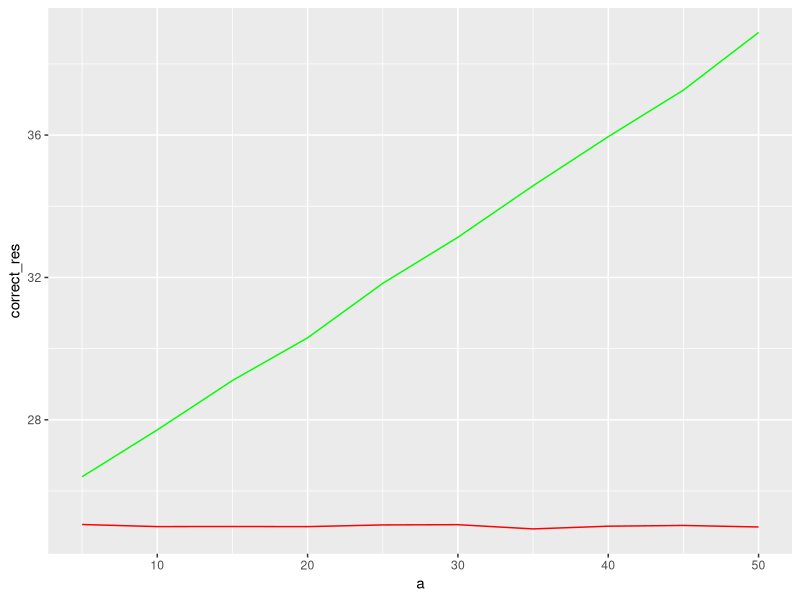

Reproduce this figure in R.

set.seed(123)
library(ggplot2)

# Setting simulations

correct<-c(rep(0),100)
estimated<-c(rep(0),100)
for (i in 1:100) {
  n<-10000
  x_p<-rbinom(n,1,.4)
  x_m<-rnorm(n, 27+5*x_p, 4)
  y <-rnorm(n, 3000+5*x_m+5*x_p,5)
  reg <- glm(y ~ x_m+x_p, family = "gaussian")
  reg_unad <- glm(y ~ x_m, family = "gaussian")
  correct[i]<- summary(reg)$coefficients[2]
  estimated[i]<- summary(reg_unad)$coefficients[2]}
mean(correct)
mean(estimated)

# No interactions
a<-seq(5, 50, by = 5)
correct_res<-c(0)
estimated_res<-c(0)
for (j in a){
  correct<-c(rep(0),100)
  estimated<-c(rep(0),100)
  for (i in 1:100) {
    n<-10000
    x_p<-rbinom(n,1,.4)
    x_m<-rnorm(n, 27+5*x_p, 4)
    y <-rnorm(n, 3000+5*x_m+j*x_p,5)
    reg <- glm(y ~ x_m+x_p, family = "gaussian")
    reg_unad <- glm(y ~ x_m, family = "gaussian")
    correct<- summary(reg)$coefficients[2]
    estimated<- summary(reg_unad)$coefficients[2]}
  correct_res[which(a==j)]<-mean(correct)*5
  estimated_res[which(a==j)]<-mean(estimated)*5
}
correct_res
estimated_res

#plot
df <- data.frame(a,correct_res,estimated_res)

ggplot(df, aes(a)) +                 
  geom_line(aes(y=correct_res), colour="red") +
  geom_line(aes(y=estimated_res), colour="green")

# Interactions
a<-seq(5, 50, by = 5)
correct_res<-c(0)
estimated_res<-c(0)
for (j in a){
  correct<-c(rep(0),100)
  estimated<-c(rep(0),100)
  for (i in 1:100) {
    n<-10000
    x_p<-rbinom(n,1,.4)
    x_m<-rnorm(n, 27+5*x_p, 4)
    y <-rnorm(n, 3000+5*x_m+j*x_p+5+x_m*x_p,5)
    reg <- glm(y ~ x_m+x_p, family = "gaussian")
    reg_unad <- glm(y ~ x_m, family = "gaussian")
    correct<- summary(reg)$coefficients[2]
    estimated<- summary(reg_unad)$coefficients[2]}
  correct_res[which(a==j)]<-mean(correct)*5
  estimated_res[which(a==j)]<-mean(estimated)*5
}
correct_res
estimated_res

